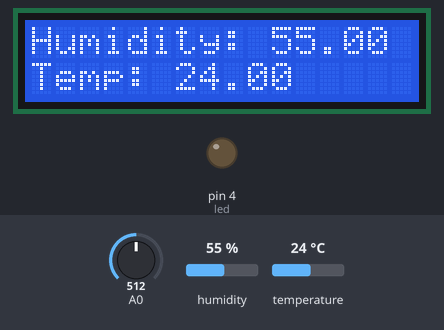
A sketch run on a simulated Arduino Uno, built with avr-gcc and run on an emulated ATmega328P. Shown: 16×2 character LCD, output pins drawn as LEDs (lit = HIGH). The inputs (shaded band) are chosen by the test bench; at power-on: A0 = 512, humidity 55 %, temperature 24 °C.

Above: at 1.2 s.
1.3 s: A0 set to 1011
7.5 s: A0 set to 1021
At 8.9 s:
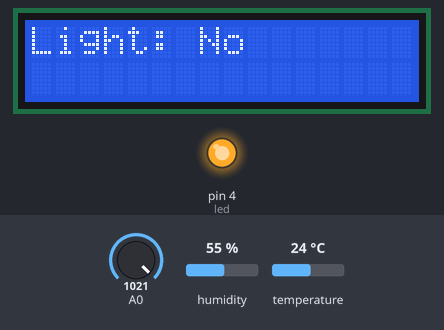
11.8 s: humidity set to 22 %
At 13.8 s:
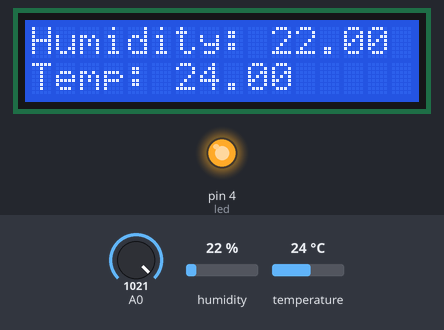
14.8 s: temperature set to 12 °C
At 15.9 s:
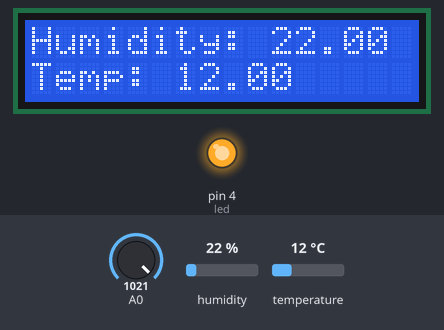
19.9 s: humidity set to 40 %
At 22.0 s:
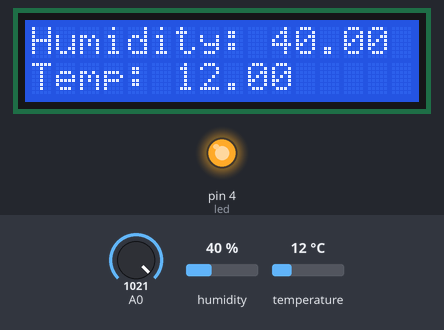
Timing chart, 0 to 23.5 s (numbered marks = the images above; inputs shaded):
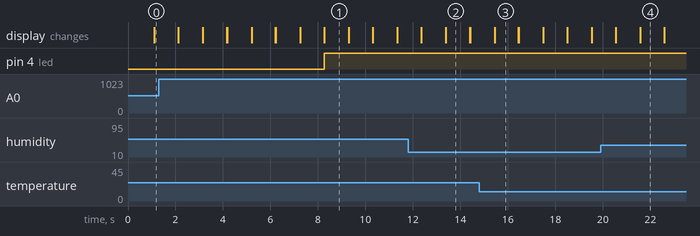

The sketch:

sketch_jun05a.ino
```cpp
#include "DHT.h"
#define DHTPIN 2
#define DHTTYPE DHT22
DHT dht(DHTPIN, DHTTYPE);

#include <Wire.h>
#include <LiquidCrystal_I2C.h>
LiquidCrystal_I2C lcd(0x27,16,2);

#define led 4

void setup() {
  pinMode(led, OUTPUT);
  Serial.begin(9600);
  dht.begin();
  lcd.init();
  lcd.backlight();
}

void loop() {
  int x = analogRead(A0);
  if ( x >1020){

    digitalWrite( led, HIGH);
    lcd.setCursor(0,0);
    lcd.print("Light: No");
    delay(1000);
    lcd.clear();
  }
  else{
    digitalWrite( led, LOW);
    lcd.setCursor(0,0);
    lcd.print("Light: Yes");
    delay(1000);
    lcd.clear();
  }

  float h = dht.readHumidity();
  float t = dht.readTemperature();

  lcd.setCursor(0,0);
  lcd.print("Humidity: ");
  lcd.print(h);

  lcd.setCursor(0,1);
  lcd.print("Temp: ");
  lcd.print(t);
  delay(1000);
  lcd.clear();

  if (Serial.available()>0){
    char c = Serial.read();

    // send humidity value
    if (c == '1'){
      Serial.println(h);
    }
    // send temp value
    else if (c == '2'){
      Serial.println(t);
    }
    // send light state
    else if (c == '3'){
      if ( x >1020){
        Serial.println("1");
      }
      else{
        Serial.println("0");
      }
    }
  }

}
```

Measured:
- the behaviour switches between 1020 and 1021 on A0 (found by bisection; images 0 and 1)
- after the input at 7.5 s, pin 4 (led): LOW → HIGH after 0.76 s; the display: first differs from a run without the input after 0.76 s (image 1)
- what the display in image 1 shows lasts 1.0 s, from 8.3 s to 9.3 s
